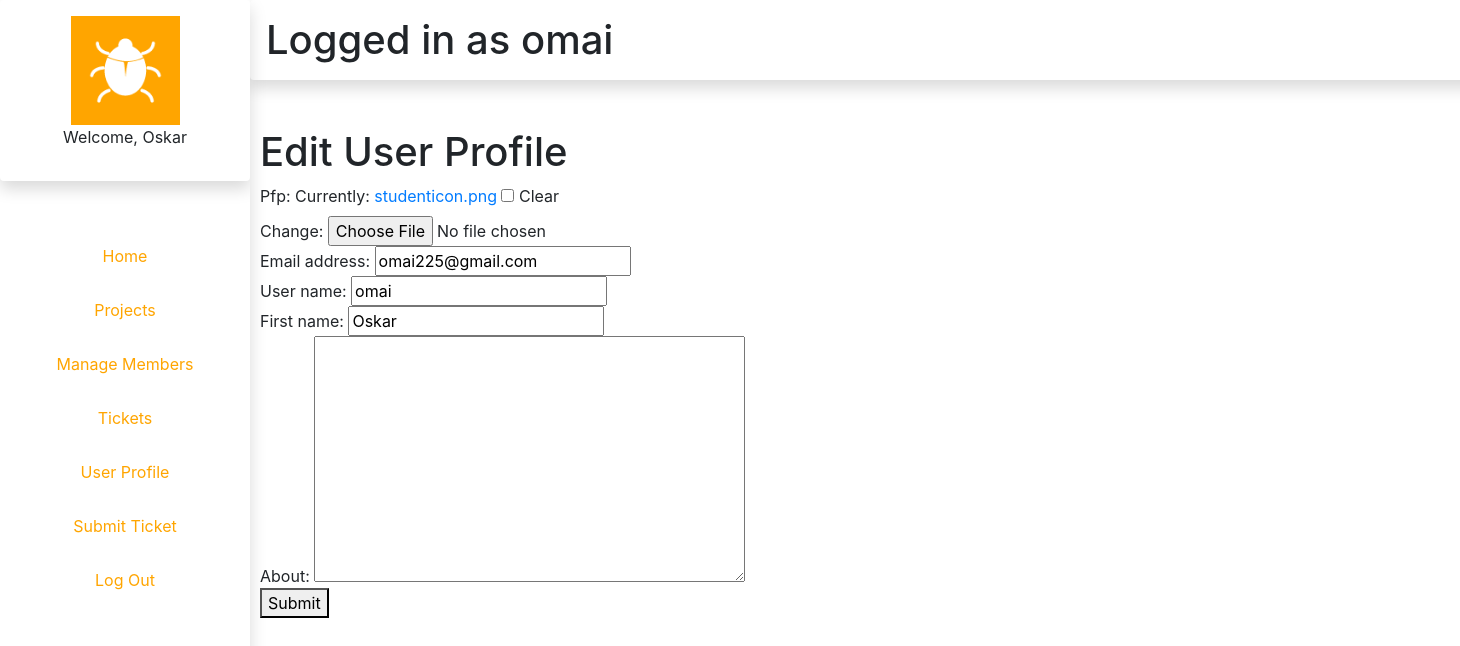
/user_profile/edit/ (signed in), run on the app's committed database.
### authenticate/models.py (models this page shows, shortened)
class NewUser(AbstractBaseUser, PermissionsMixin):
	email = models.EmailField(_('email address'), unique=True)
	user_name = models.CharField(max_length=150, unique=True)
	first_name = models.CharField(max_length=150, blank=True)
	start_date = models.DateTimeField(default=timezone.now)
	pfp = models.ImageField(default="pfp1.jpg",null=True,blank=True)
	about = models.TextField(_(
		'about'), max_length=150, blank=True)
	is_staff = models.BooleanField(default=False)
	is_active = models.BooleanField(default=True)
	objects = CustomAccountManager()
	USERNAME_FIELD = "email"
	REQUIRED_FIELDS = ['user_name', 'first_name']

### authenticate/decorators.py (the view)
		def wrapper_func(request, *args,**kwargs):
			group = None
			if request.user.groups.exists():
				group = request.user.groups.all()[0].name
			if group in allowed_roles:
				return view_func(request,*args,**kwargs)
			else:
				return HttpResponse("You are not authorized to view this page")

### user_profile/forms.py
class EditProfileForm(forms.ModelForm):
	class Meta:
		model = NewUser
		fields = ['pfp','email','user_name','first_name','about']

### user_profile/views.py (called while the page is built, shortened)
@login_required(login_url='authenticate:login')
@allowed_users(allowed_roles = ['admin','developer','submitter'])
def edit(request):
	user = request.user
	form = EditProfileForm(instance = user)
	context={
		'form':form
	}
	return render(request,"profile/edit.html",context)

### user_profile/templates/profile/edit.html (shortened to what this page needs)
{% extends "authenticate/layout.html" %}
{% block body %}
<div>
	<h1>Edit User Profile</h1>
	<form method = "post" action="{% url 'user_profile:edit' %}" enctype="multipart/form-data">
		<div>
			{%for field in form%}
				<div>
					{{field.label}}: {{field}}
				</div>
			{%endfor%}
		</div>
		<button type="submit">Submit</button>
	</form>
</div>
{% endblock %}

### authenticate/templates/authenticate/layout.html (shortened to what this page needs)
{% load static %}
<!DOCTYPE html>
<html>
<head>
		<link rel="stylesheet" href="https://stackpath.bootstrapcdn.com/bootstrap/4.3.1/css/bootstrap.min.css">
		<link rel="stylesheet" type= "text/css" href="{% static '/css/style.css' %}">
</head>
<body>
	<div id="nav" class="shadow">
		<ul>
			<div class="shadow p-3 mb-5 rounded">
				<img src="{%static 'logo.png' %}">
				<p>Welcome, {{user.first_name}}</p>
			</div>
			{%if request.user.is_superuser%}
				<li><a href="{%url 'authenticate:home' %}">Home</a></li>
				<li><a href="{%url 'projects:index' %}">Projects</a></li>
				<li><a href="{%url 'projects:personnel' %}">Manage Members</a></li>
			{%endif%}
			{%if request.user.is_staff%}
				<li><a href="{%url 'tickets:index' %}">Tickets</a></li>
			{%endif%}
				<li><a href="{%url 'user_profile:index' %}">User Profile</a></li>
				<li><a href="{%url 'tickets:submit' %}">Submit Ticket</a></li>
				<li><a href="{%url 'authenticate:logout' %}">Log Out</a></li>
		</ul>
	</div>
	<div id="topbar" class="shadow p-3 mb-5 bg-white rounded">
		<div>
			<h1>Logged in as {{user.user_name}}</h1>
		</div>
	</div>
	<div id="main" class="justify-content-center">
		{% block body%}
		{%endblock%}
	</div>
</body>
</html>

### static/css/style.css (style rules this page uses)
#nav { height:100%; width:250px; position:fixed; z-index:1; top:0; left:0; overflow:hidden; background-color:white; text-align: center; }
#nav ul img { height:50%; width:50%; right:0; background-color: orange; }
#nav ul { margin: 0px; padding: 0px; }
#nav ul li { list-style-type: none; }
#nav ul li a { padding: 15px; display: block; background-color:white; color: orange; tex-decoration:none; transition: .5s background-color; }
#topbar { background-color:white; margin-left:250px; height:80px; width:100%; }
#main { margin-left:250px; padding:0px 10px; }

### data on the page
NewUser: first_name "Oskar", user_name "omai", form "omai225@gmail.com" "omai" "Oskar"

### other printed values
{{ field.label }} "Pfp" "Email address" "User name" "First name" "About"
